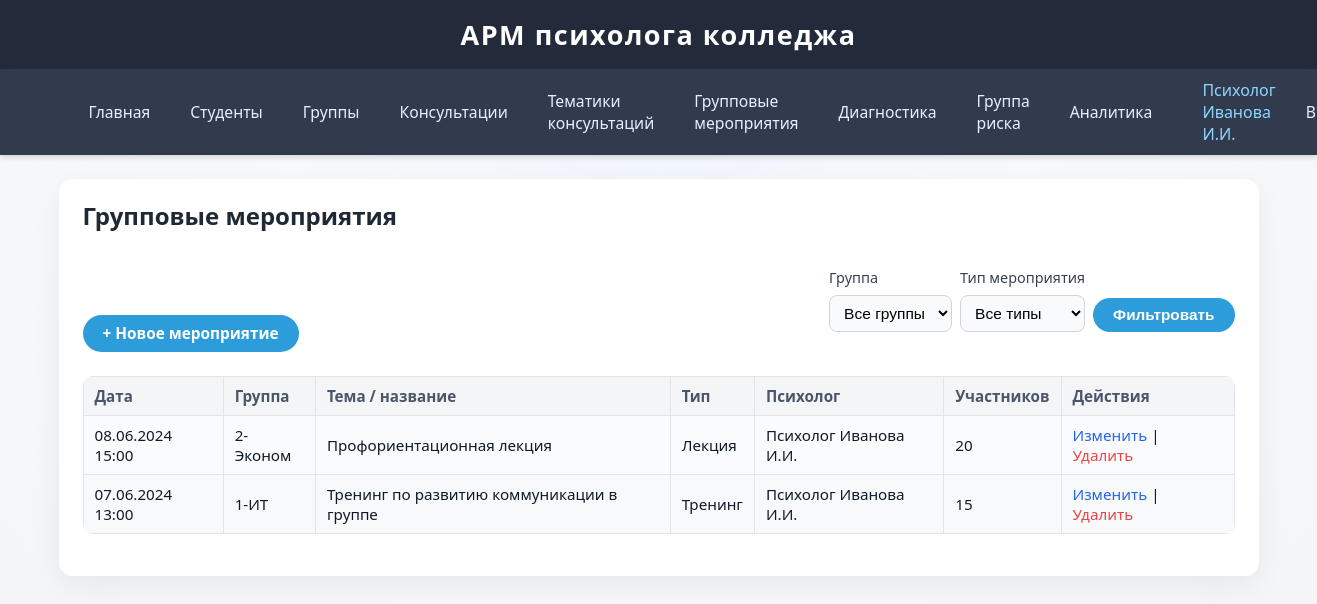
The page /group_events/ (signed in) on the database its author committed.
### app/models.py (models this page shows, shortened)
class User(db.Model, UserMixin):
    __tablename__ = 'users'
    id = db.Column(db.Integer, primary_key=True)
    username = db.Column(db.String(64), unique=True, nullable=False)
    password_hash = db.Column(db.String(128), nullable=False)
    role = db.Column(db.String(16), nullable=False, default='psychologist')  # 'psychologist', 'admin', or 'viewer'
    full_name = db.Column(db.String(128), nullable=True)
    group_events = db.relationship('GroupEvent', backref='psychologist_user', lazy=True)
    test_results = db.relationship('TestResult', backref='psychologist_user', lazy=True)

class GroupEvent(db.Model):
    __tablename__ = 'group_events'
    id = db.Column(db.Integer, primary_key=True)
    date = db.Column(db.DateTime, nullable=False, default=datetime.utcnow)
    group_id = db.Column(db.Integer, db.ForeignKey('groups.id'), nullable=True)
    title = db.Column(db.String(255), nullable=False)           # тема/название мероприятия
    event_type = db.Column(db.String(64), nullable=False)       # тренинг, лекция, классный час, род. собрание и т.п.
    psychologist_id = db.Column(db.Integer, db.ForeignKey('users.id'), nullable=True)
    participants_count = db.Column(db.Integer, nullable=True)
    description = db.Column(db.String(255), nullable=True)

class Group(db.Model):
    __tablename__ = 'groups'
    id = db.Column(db.Integer, primary_key=True)
    name = db.Column(db.String(64), unique=True, nullable=False)
    students = db.relationship('Student', backref='group', lazy=True)
    events = db.relationship('GroupEvent', backref='group', lazy=True)

### app/routes/group_events.py (the view)
@group_events_bp.route('/', methods=['GET'])
@login_required
def list_events():
    group_id = request.args.get('group_id', type=int)
    event_type = request.args.get('event_type', type=str)
    query = GroupEvent.query
    if group_id:
        query = query.filter(GroupEvent.group_id == group_id)
    if event_type:
        query = query.filter(GroupEvent.event_type == event_type)
    events = query.order_by(GroupEvent.date.desc()).all()
    groups = Group.query.order_by(Group.name.asc()).all()
    event_types = (
        db.session.query(GroupEvent.event_type)
        .distinct()
        .order_by(GroupEvent.event_type.asc())
        .all()
    )
    event_types = [et[0] for et in event_types]
    return render_template(
        'group_events/list.html',
        events=events,
        groups=groups,
        event_types=event_types,
        selected_group_id=group_id,
        selected_event_type=event_type,
    )

### app/templates/group_events/list.html (shortened to what this page needs)
{% extends 'base.html' %}
{% block content %}
<h2>Групповые мероприятия</h2>
<div style="margin: 16px 0 24px 0; display:flex; flex-wrap:wrap; gap:16px; align-items:flex-end;">
    <a href="{{ url_for('group_events.create_event') }}" class="btn">+ Новое мероприятие</a>
    <form method="get"
          action="{{ url_for('group_events.list_events') }}"
          style="display:flex; flex-wrap:wrap; gap:8px; align-items:flex-end; margin-left:auto;">
        <div>
            <label for="group_id" style="display:block; font-size:0.9em;">Группа</label>
            <select name="group_id" id="group_id">
                <option value="">Все группы</option>
            </select>
        </div>
        <div>
            <label for="event_type" style="display:block; font-size:0.9em;">Тип мероприятия</label>
            <select name="event_type" id="event_type">
                <option value="">Все типы</option>
            </select>
        </div>
        <div>
            <button type="submit" class="btn">Фильтровать</button>
        </div>
    </form>
</div>
<table>
    <thead>
        <tr>
            <th>Дата</th>
            <th>Группа</th>
            <th>Тема / название</th>
            <th>Тип</th>
            <th>Психолог</th>
            <th>Участников</th>
            <th style="width:150px;">Действия</th>
        </tr>
    </thead>
    <tbody>
    {% for e in events %}
        <tr>
            <td>
                {% if e.date %}
                    {{ e.date.strftime('%d.%m.%Y %H:%M') }}
                {% else %}
                    —
                {% endif %}
            </td>
            <td>{{ e.group.name if e.group else '—' }}</td>
            <td>{{ e.title }}</td>
            <td>{{ e.event_type }}</td>
            <td>
                {% if e.psychologist_user %}
                    {{ e.psychologist_user.full_name or e.psychologist_user.username }}
                {% else %}
                    —
                {% endif %}
            </td>
            <td>
                {% if e.participants_count is not none %}
                    {{ e.participants_count }}
                {% else %}
                    —
                {% endif %}
            </td>
            <td>
                <a href="{{ url_for('group_events.edit_event', event_id=e.id) }}">Изменить</a>
                |
                <form action="{{ url_for('group_events.delete_event', event_id=e.id) }}"
                      method="post"
                      style="display:inline;"
                      onsubmit="return confirm('Удалить мероприятие «{{ e.title }}»?');">
                    <button type="submit" class="link-button">Удалить</button>
                </form>
            </td>
        </tr>
    {% else %}
        <tr>
            <td colspan="7"><i>Групповых мероприятий пока нет.</i></td>
        </tr>
    {% endfor %}
    </tbody>
</table>
{% endblock %}

### app/templates/base.html (shortened to what this page needs)
<!DOCTYPE html>
<html lang="ru">
<head>
    <link rel="stylesheet" href="{{ url_for('static', filename='css/style.css') }}">
</head>
<body>
    <header>
        <div style="font-size:1.3em; font-weight:600;">АРМ психолога колледжа</div>
    </header>
    <nav style="background:#313b4d; padding:10px 0;">
        <div class="container" style="display:flex;gap:20px;align-items:center;">
            <a href="{{ url_for('index') }}">Главная</a>
            <a href="{{ url_for('students.list_students') }}">Студенты</a>
            <a href="{{ url_for('groups.list_groups') }}">Группы</a>
            <a href="{{ url_for('consultations.list_consultations') }}">Консультации</a>
            <a href="{{ url_for('consultation_topics.list_topics') }}">Тематики консультаций</a>
            <a href="{{ url_for('group_events.list_events') }}">Групповые мероприятия</a>
            <a href="{{ url_for('diagnostics.list_results') }}">Диагностика</a>
            <a href="{{ url_for('risk_groups.list_risk') }}">Группа риска</a>
            <a href="{{ url_for('analytics.overview') }}">Аналитика</a>
            {% if current_user.is_authenticated %}
                <span style="color:#8fd6ff;font-weight:500;">
                    {{ current_user.full_name or current_user.username }}
                </span>
                <a href="{{ url_for('auth.logout') }}">Выйти</a>
            {% else %}
                <a href="{{ url_for('auth.login') }}">Войти</a>
            {% endif %}
        </div>
    </nav>
    <div class="container">
        {% block content %}
        {% endblock %}
    </div>
</body>
</html>

### app/static/css/style.css (style rules this page uses)
body { background: radial-gradient(circle at top, #eef4ff 0, #f8f9fa 45%, #f4f5f7 100%); font-family: "Segoe UI", -apple-system, BlinkMacSystemFont, "Roboto", Arial, sans-serif; font-size: 16px; margin: 0; padding: 0; color: #111827; }
header { background: #232b3b; color: #fff; padding: 16px 0; text-align: center; font-size: 1.3em; letter-spacing: 1.5px; font-weight: 600; box-shadow: 0 2px 6px rgba(0,0,0,0.18); }
nav { box-shadow: 0 2px 6px rgba(0,0,0,0.16); }
nav .container { max-width: 1200px; margin: 0 auto; padding: 0 20px; background: transparent; border-radius: 0; box-shadow: none; }
nav a { color: #e5efff; text-decoration: none; font-size: 0.98rem; padding: 6px 10px; border-radius: 6px; transition: background 0.15s, color 0.15s, transform 0.1s; }
body > .container { max-width: 1200px; margin: 24px auto 32px auto; padding: 20px 24px 26px 24px; background: #ffffff; border-radius: 14px; box-shadow: 0 10px 30px rgba(15, 23, 42, 0.06); }
.container { box-sizing: border-box; }
h1, h2, h3 { color: #1f2933; font-weight: 600; margin-top: 0; }
h2 { margin-bottom: 8px; }
table { width: 100%; border-collapse: collapse; margin: 16px 0; background: #fafbfc; border-radius: 10px; overflow: hidden; }
th, td { border: 1px solid #e1e4e8; padding: 9px 11px; text-align: left; vertical-align: middle; font-size: 0.95rem; }
th { background: #f3f5f7; color: #4c566a; font-weight: 600; }
tr:nth-child(even) td { background: #f7f9fb; }
form { margin: 20px 0; }
label { display: block; margin-bottom: 6px; font-weight: 500; color: #374151; font-size: 0.95rem; }
.form-control, input[type="text"], input[type="password"], input[type="date"], input[type="datetime-local"], select, textarea { width: 100%; padding: 8px 10px; font-size: 0.97rem; border: 1px solid #d1d5db; border-radius: 8px; outline: none; background: #f9fafb; box-sizing: border-box; margin-top: 2px; transition: border-color 0.15s, box-shadow 0.15s, background 0.15s; }
button, .btn { background: #2d9cdb; color: #fff; border: none; border-radius: 999px; padding: 8px 20px; font-size: 0.96rem; font-weight: 600; cursor: pointer; transition: background 0.15s, box-shadow 0.15s, transform 0.08s; margin-top: 8px; display: inline-flex; align-items: center; justify-content: center; gap: 6px; }
.link-button { background: none; border: none; color: #ef4444; padding: 0; margin: 0; font: inherit; cursor: pointer; text-decoration: none; }
a { color: #2563eb; text-decoration: none; transition: color 0.17s; }

### rows shown on the page
User: full_name "Психолог Иванова И.И."
GroupEvent: date "08.06.2024 15:00", group "2-Эконом", title "Профориентационная лекция", event_type "Лекция", psychologist_user "Психолог Иванова И.И.", participants_count "20"
GroupEvent: date "07.06.2024 13:00", group "1-ИТ", title "Тренинг по развитию коммуникации в группе", event_type "Тренинг", psychologist_user "Психолог Иванова И.И.", participants_count "15"
